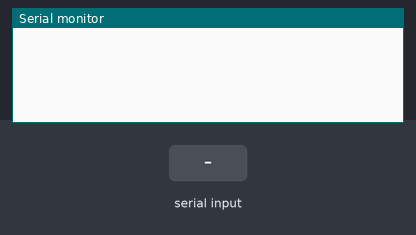
Recording of a sketch running on a simulated Arduino Uno, built with avr-gcc and run on an emulated ATmega328P. Shown: the last lines printed to the serial monitor. The test bench sets the inputs (shaded band).

Above: at 1.2 s.
1.3 s: "1" received over Serial
At 2.3 s:
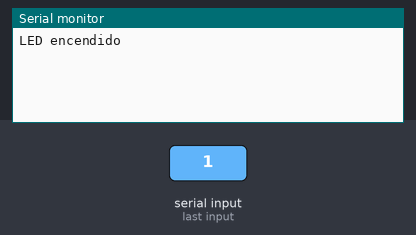
2.8 s: "0" received over Serial
At 3.5 s:
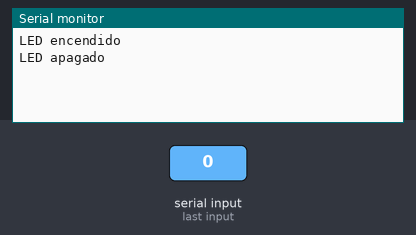

The sketch:

sketch_mar13a.ino
```cpp
void setup() {
  pinMode(1, OUTPUT);
  Serial.begin(9600);
}

void loop(){
  if (Serial.available()>0){
    char estadoLed = Serial.read();
    if (estadoLed == '1'){
      digitalWrite(1, HIGH);
      Serial.println("LED encendido");
    }else if (estadoLed == '0'){
      digitalWrite(1, LOW);
      Serial.println("LED apagado");
    }
  }
}
```

Measured:
- after the input at 1.3 s, the serial monitor: prints a new line at once (image 1)
- after the input at 2.8 s, the serial monitor: prints a new line at once (image 2)
